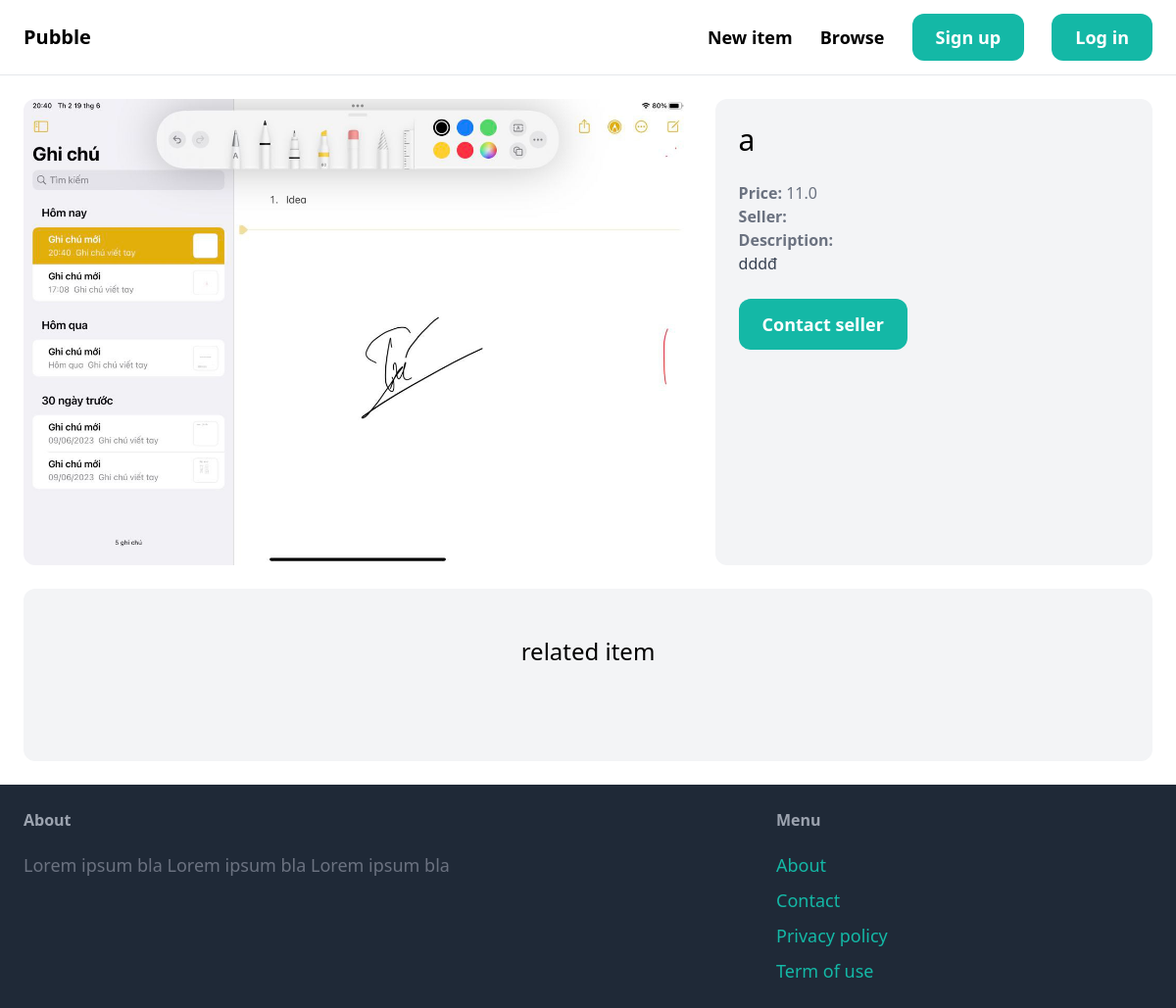
The app's page /item/9/ with its own data.
### item/models.py (models this page shows, shortened)
class Item(models.Model):
    category = models.ForeignKey(Category,related_name='items',on_delete=models.CASCADE)
    name =models.CharField(max_length=255)
    description = models.TextField(blank=True,null=True)
    price = models.FloatField()
    image = models.ImageField(upload_to='item_images',blank=True,null=True)
    is_sold = models.BooleanField(default=False)
    created_by = models.ForeignKey(User,related_name='items',on_delete=models.CASCADE)
    created_at = models.DateTimeField(auto_now_add=True)

### item/views.py (the view)
# urls.py: path('<int:pk>/', views.detail,name='detail'),
def detail(request,pk):
    item =  get_object_or_404(Item,pk=pk)
    related_items  =Item.objects.filter(category=item.category,is_sold =False).exclude(pk=pk)[0:3]
    return render(request,'item/detail.html',{
    'item':item,
    'related_item':related_items})

### item/templates/item/detail.html (shortened to what this page needs)
{% extends 'core/base.html' %}
{% block content %}
<div class=" grid grid-cols-5 gap-6">
    <div class="col-span-3">
        <img src="{{ item.image.url }}"  class="rounded-xl">
    </div>
    <div class="col-span-2  p-6 bg-gray-100 rounded-xl">
        <h1 class="mb-6 text-3xl ">{{item.name}}</h1>
        <p class="text-gray-500"><strong>Price:</strong> {{item.price}}</p>
        <p class="text-gray-500"><strong>Seller:</strong> {{item.create_by.username}}</p>
        {% if item.description %}
        <p class="text-gray-700">
            <strong class="text-gray-500">Description:</strong>
            <br>{{ item.description }}
        </p>
        {% endif %}
        {% if request.user == item.created_by %}
            <div class="mt-6 p-6 bg-white rounded-xl">
                <p>This is your item!</p>
                <a href="{% url 'item:edit' item.id %}" class="inline-block mt-6 px-6 py-3 text-lg font-semibold bg-teal-500 text-white rounded-xl">Edit</a>
                <a href="{% url 'item:delete' item.id %}" class="inline-block mt-6 px-6 py-3 text-lg font-semibold bg-red-500 text-white rounded-xl">Delete</a>
            </div>
        {% else %}
            <a href="#" class="inline-block mt-6 px-6 py-3 text-lg font-semibold bg-teal-500 text-white rounded-xl hover:bg-teal-700">Contact seller</a>
        {% endif %}
    </div>
</div>
<div class="mt-6 px-6 py-12 bg-gray-100 rounded-xl" >
    <h2 class="mb-12 text-2xl text-center">related item</h2>
</div>
{% endblock %}

### records on screen
Item: image (picture), name "a", price "11.0", description "dddđ"
